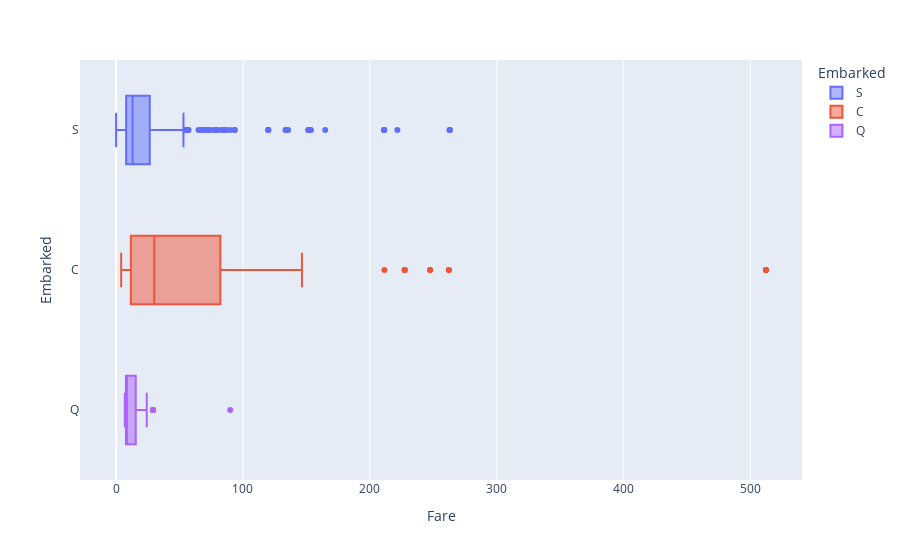

The notebook cell this image was saved under:
### Code cell
fig = px.box(train, x="Fare", y="Embarked", color="Embarked")
fig.show()

### Figure 1 — Plotly figure (JSON) as saved in the notebook; plotly's stock layout.template omitted (floating-point values rounded to 4 significant figures; data arrays with more than 128 entries replaced by an {"elided": "..."} marker saying what was removed)
{"data": [{"alignmentgroup": "True", "hovertemplate": "Embarked=%{y}<br>Fare=%{x}<extra></extra>", "legendgroup": "S", "marker": {"color": "#636efa"}, "name": "S", "notched": false, "offsetgroup": "S", "orientation": "h", "showlegend": true, "type": "box", "x": {"elided": "487 float values"}, "x0": " ", "xaxis": "x", "y": {"elided": "487 str values"}, "y0": " ", "yaxis": "y"}, {"alignmentgroup": "True", "hovertemplate": "Embarked=%{y}<br>Fare=%{x}<extra></extra>", "legendgroup": "C", "marker": {"color": "#EF553B"}, "name": "C", "notched": false, "offsetgroup": "C", "orientation": "h", "showlegend": true, "type": "box", "x": [76.29, 76.73, 76.73, 7.229, 14.46, 12, 63.36, 7.229, 262.4, 37.0, 135.6, 40.12, 7.229, 30.5, 146.5, 113.3, 108.9, 11.24, 7.229, 113.3, 75.25, 7.225, 7.229, 14.45, 227.5, 7.896, 13.86, 14.46, 30.07, 69.3, 247.5, 79.2, 57.98, 7.229, 83.16, 41.58, 512.3, 79.2, 134.5, 7.225, 30.07, 227.5, 110.9, 49.5, 15.74, 18.79, 7.225, 15.05, 55.44, 106.4, 11.24, 89.1, 7.896, 227.5, 15.25, 110.9, 82.17, 39.6, 79.2, 7.225, 7.229, 29.7, 7.229, 7.229, 83.16, 24, 78.27, 8.713, 108.9, 15.25, 7.229, 14.45, 13.86, 135.6, 15.25, 8.517, 262.4, 512.3, 7.225, 7.225, 49.5, 57.98, 19.26, 106.4, 110.9, 91.08, 61.98, 211.5, 49.5, 7.225, 15.25, 7.225, 512.3, 30, 7.229, 27.72, 7.229, 29.7, 37.0, 19.26, 27.72, 7.225, 82.17, 14.45, 71.28, 7.229, 29.7, 7.225, 24, 41.58, 31, 12.88, 79.2, 8.662, 61.38, 76.73, 4.013, 27.72, 146.5, 15.25, 91.08, 247.5, 28.71, 21.68], "x0": " ", "xaxis": "x", "y": ["C", "C", "C", "C", "C", "C", "C", "C", "C", "C", "C", "C", "C", "C", "C", "C", "C", "C", "C", "C", "C", "C", "C", "C", "C", "C", "C", "C", "C", "C", "C", "C", "C", "C", "C", "C", "C", "C", "C", "C", "C", "C", "C", "C", "C", "C", "C", "C", "C", "C", "C", "C", "C", "C", "C", "C", "C", "C", "C", "C", "C", "C", "C", "C", "C", "C", "C", "C", "C", "C", "C", "C", "C", "C", "C", "C", "C", "C", "C", "C", "C", "C", "C", "C", "C", "C", "C", "C", "C", "C", "C", "C", "C", "C", "C", "C", "C", "C", "C", "C", "C", "C", "C", "C", "C", "C", "C", "C", "C", "C", "C", "C", "C", "C", "C", "C", "C", "C", "C", "C", "C", "C", "C", "C"], "y0": " ", "yaxis": "y"}, {"alignmentgroup": "True", "hovertemplate": "Embarked=%{y}<br>Fare=%{x}<extra></extra>", "legendgroup": "Q", "marker": {"color": "#ab63fa"}, "name": "Q", "notched": false, "offsetgroup": "Q", "orientation": "h", "showlegend": true, "type": "box", "x": [29.12, 15.5, 7.75, 12.35, 7.725, 7.879, 7.75, 7.75, 15.5, 7.75, 8.029, 90, 7.75, 7.733, 8.137, 7.829, 7.75, 7.733, 15.5, 7.75, 15.5, 29.12, 7.75, 29.12, 15.5, 7.879, 6.95, 7.75, 7.629, 24.15, 8.458, 12.35, 15.5, 24.15, 7.75, 7.75, 7.729, 7.75, 29.12, 7.75, 12.35, 7.75, 7.879, 7.733, 7.75, 7.829, 7.75, 7.75, 7.75, 15.5, 24.15, 7.75, 7.75, 6.858, 29.12], "x0": " ", "xaxis": "x", "y": ["Q", "Q", "Q", "Q", "Q", "Q", "Q", "Q", "Q", "Q", "Q", "Q", "Q", "Q", "Q", "Q", "Q", "Q", "Q", "Q", "Q", "Q", "Q", "Q", "Q", "Q", "Q", "Q", "Q", "Q", "Q", "Q", "Q", "Q", "Q", "Q", "Q", "Q", "Q", "Q", "Q", "Q", "Q", "Q", "Q", "Q", "Q", "Q", "Q", "Q", "Q", "Q", "Q", "Q", "Q"], "y0": " ", "yaxis": "y"}], "layout": {"boxmode": "overlay", "legend": {"title": {"text": "Embarked"}, "tracegroupgap": 0}, "margin": {"t": 60}, "xaxis": {"anchor": "y", "domain": [0, 1], "title": {"text": "Fare"}}, "yaxis": {"anchor": "x", "categoryarray": ["Q", null, "C", "S"], "categoryorder": "array", "domain": [0, 1], "title": {"text": "Embarked"}}}}
